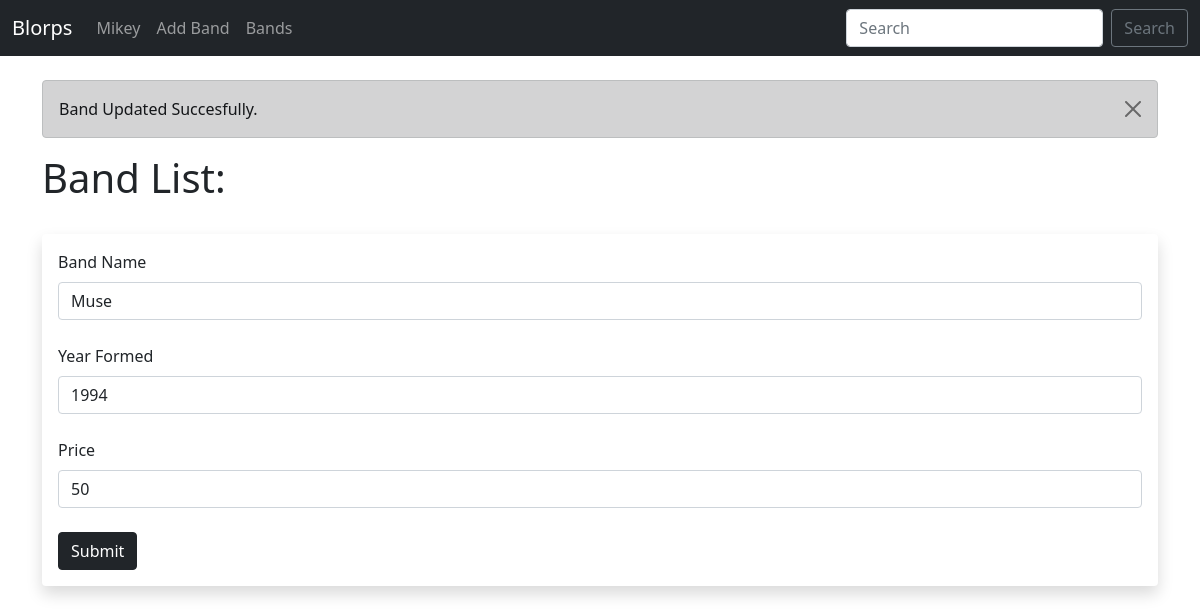
Screenshot of /update/1 with the database file from the repository.
### main.py (models this page shows, shortened)
class Bands(db.Model):
    id = db.Column(db.Integer, primary_key=True)
    band = db.Column(db.String(50), nullable=False)
    year_formed = db.Column(db.Integer, nullable=False)
    price = db.Column(db.Integer)

### main.py (the view)
@app.route("/update/<int:id>", methods=['GET', 'POST'])
def update(id):
    form = BandForm()
    band_to_update = Bands.query.get_or_404(id)
    if request.method == "POST":
        band_to_update.band = request.form["band"]
        band_to_update.year_formed = request.form["year_formed"]
        band_to_update.price = request.form["price"]
        try:
            db.session.commit()
            flash("Band Updated Succesfully.")
            return render_template("update.html",
                form=form,
                band_to_update = band_to_update)
        except:
            flash("Error!")
            return render_template("update.html",
                form=form,
                band_to_update = band_to_update)
    else:
        flash("Band Updated Succesfully.")
        return render_template("update.html",
            form=form,
            band_to_update = band_to_update)

### main.py
class BandForm(FlaskForm):
    band = StringField("Band Name", validators=[DataRequired()])
    year_formed = IntegerField("Year Formed", validators=[DataRequired()])
    price = IntegerField("Price", validators=[DataRequired()])
    submit = SubmitField("Submit")

### templates/update.html (shortened to what this page needs)
{% extends 'base.html' %}
{% block content %}
{% for message in get_flashed_messages() %}
    <div class="alert alert-dark alert-dismissible fade show" role="alert">
        {{ message }}
        <button type="button" class="btn-close" data-bs-dismiss="alert" aria-label="Close"></button>
    </div>
{% endfor %}
{% if band %}
    <h1>Update Band!</h1>
{% else %}
    <h1>Band List:</h1>
    <br/>
<div class="shadow p-3 mb-5 bg-body rounded">
    <form action="/update/{{ band_to_update.id }}" method="POST">
        {{ form.band.label(class="form-label") }}
        {{ form.band(
        class="form-control",
        value=band_to_update.band) }}
        <br/>
        {{ form.year_formed.label(class="form-label") }}
        {{ form.year_formed(
        class="form-control",
        value=band_to_update.year_formed) }}
        <br/>
        {{ form.price.label(class="form-label") }}
        {{ form.price(
        class="form-control",
        value=band_to_update.price) }}
        <br/>
        {{ form.submit(class="btn btn-dark") }}
    </form>
</div>
<br/><br/><br/>
{% endif %}
{% endblock %}

### rows the page displays
Bands: band "Muse", year_formed "1994", price "50"

### other values shown
{{ message }} "Band Updated Succesfully."
